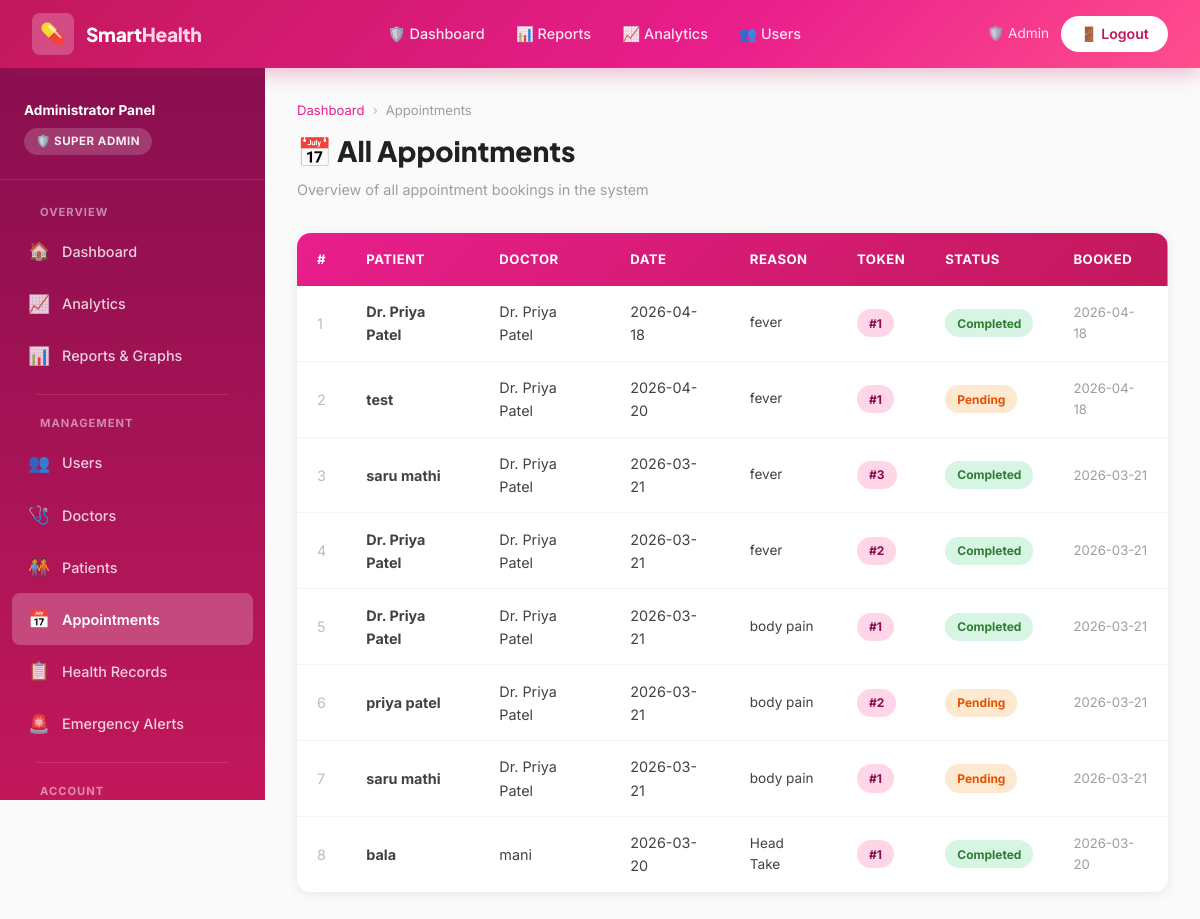
The app's page /admin/appointments (signed in) with its own data.
### tables this page shows
CREATE TABLE appointments (
            id INTEGER PRIMARY KEY AUTOINCREMENT,
            patient_id INTEGER NOT NULL,
            doctor_id INTEGER NOT NULL,
            date TEXT,
            reason TEXT,
            token_number INTEGER,
            status TEXT DEFAULT 'pending',
            created_at TEXT,
            FOREIGN KEY (patient_id) REFERENCES users(id),
            FOREIGN KEY (doctor_id) REFERENCES users(id)
        );

CREATE TABLE users (
            id INTEGER PRIMARY KEY AUTOINCREMENT,
            name TEXT NOT NULL,
            email TEXT UNIQUE NOT NULL,
            password TEXT NOT NULL,
            role TEXT NOT NULL DEFAULT 'patient',
            phone TEXT,
            age INTEGER,
            gender TEXT,
            specialization TEXT,
            status TEXT DEFAULT 'active',
            created_at TEXT
        );

### app.py (the view)
@app.route('/admin/appointments')
@admin_required
def admin_appointments():
    db = get_db()
    appointments = db.execute(
        'SELECT a.*, u.name as patient_name, d.name as doctor_name FROM appointments a JOIN users u ON a.patient_id=u.id JOIN users d ON a.doctor_id=d.id ORDER BY a.created_at DESC'
    ).fetchall()
    return render_template('admin/appointments.html', appointments=appointments)

### app.py (called while the page is built)
def admin_required(f):
    from functools import wraps
    @wraps(f)
    def decorated(*args, **kwargs):
        if 'user_id' not in session or session.get('role') != 'admin':
            flash('Admin access required.', 'danger')
            return redirect(url_for('login'))
        return f(*args, **kwargs)
    return decorated

### database.py (called while the page is built)
def get_db():
    from flask import current_app
    if 'db' not in g:
        g.db = sqlite3.connect(DATABASE)
        g.db.row_factory = sqlite3.Row
    return g.db

### templates/admin/appointments.html (shortened to what this page needs)
{% extends "admin/base_admin.html" %}
{% block content %}
<div class="page-header">
  <div class="breadcrumb"><a href="{{ url_for('admin_dashboard') }}">Dashboard</a><span>›</span>Appointments</div>
  <h1>📅 All Appointments</h1>
  <p>Overview of all appointment bookings in the system</p>
</div>
<div class="table-wrap">
  <table>
    <thead>
      <tr><th>#</th><th>Patient</th><th>Doctor</th><th>Date</th><th>Reason</th><th>Token</th><th>Status</th><th>Booked</th></tr>
    </thead>
    <tbody>
      {% for a in appointments %}
      <tr>
        <td style="color:var(--gray-400)">{{ loop.index }}</td>
        <td><strong>{{ a.patient_name }}</strong></td>
        <td>{{ a.doctor_name }}</td>
        <td>{{ a.date or '—' }}</td>
        <td style="font-size:.85rem;">{{ a.reason or '—' }}</td>
        <td><span class="badge badge-pink">#{{ a.token_number }}</span></td>
        <td>
          <span class="badge {% if a.status=='completed' %}badge-success{% elif a.status=='pending' %}badge-warning{% elif a.status=='cancelled' %}badge-danger{% else %}badge-info{% endif %}">
            {{ a.status }}
          </span>
        </td>
        <td style="font-size:.82rem;color:var(--gray-500)">{{ a.created_at[:10] if a.created_at else '-' }}</td>
      </tr>
      {% else %}
      <tr><td colspan="8" style="text-align:center;padding:2rem;color:var(--gray-400);">No appointments found.</td></tr>
      {% endfor %}
    </tbody>
  </table>
</div>
{% endblock %}

### static/css/style.css (style rules this page uses)
:root { --pink-50: #fff0f6; --pink-100: #ffd6e7; --pink-200: #ffa8c9; --pink-300: #ff79a8; --pink-400: #ff4d8d; --pink-500: #e91e8c; --pink-600: #c2185b; --pink-700: #880e4f; --pink-800: #560027; --white: #ffffff; --gray-50: #fafafa; --gray-100: #f5f5f5; --gray-200: #eeeeee; --gray-300: #e0e0e0; --gray-400: #bdbdbd; --gray-500: #9e9e9e; --gray-600: #757575; --gray-700: #616161; --gray-800: #424242; --gray-900: #212121; --success: #00c853; --warning: #ff6d00; --danger: #d50000; --info: #0091ea; --font-body: 'Inter', sans-serif; --font-heading: 'Plus Jakarta Sans', sans-serif; --shadow-sm: 0 1px 4px rgba(233,30,140,.10); --shadow-md: 0 4px 16px rgba(233,30,140,.15); --shadow-lg: 0 8px 32px rgba(233,30,140,.20); --shadow-card: 0 2px 12px rgba(0,0,0,.08); --radius-sm: 8px; --radius-md: 14px; --radius-lg: 20px; --radius-xl: 28px; --radius-full: 9999px; --trans: all .25s cubic-bezier(.4,0,.2,1); }
*, *::before, *::after { box-sizing: border-box; margin: 0; padding: 0; }
html { scroll-behavior: smooth; }
body { font-family: var(--font-body); color: var(--gray-900); background: var(--gray-50); font-size: 15px; line-height: 1.6; }
.page-header { margin-bottom: 2rem; }
.page-header h1 { font-family: var(--font-heading); font-size: 1.75rem; font-weight: 800; color: var(--gray-900); margin-bottom: .25rem; }
.page-header p { color: var(--gray-500); font-size: .9rem; }
.breadcrumb { display: flex; align-items: center; gap: .5rem; font-size: .82rem; color: var(--gray-500); margin-bottom: .5rem; }
.breadcrumb a { color: var(--pink-500); text-decoration: none; }
.breadcrumb span { color: var(--gray-400); }
.table-wrap { overflow-x: auto; border-radius: var(--radius-md); box-shadow: var(--shadow-card); }
table { width: 100%; border-collapse: collapse; background: var(--white); }
thead { background: linear-gradient(135deg, var(--pink-500), var(--pink-600)); }
thead th { color: #fff; font-size: .82rem; font-weight: 700; text-transform: uppercase; letter-spacing: .5px; padding: 1rem 1.25rem; text-align: left; white-space: nowrap; }
tbody tr { border-bottom: 1px solid var(--gray-100); transition: var(--trans); }
tbody tr:last-child { border-bottom: none; }
tbody td { padding: .9rem 1.25rem; font-size: .9rem; color: var(--gray-800); }
.badge { display: inline-flex; align-items: center; padding: .28rem .75rem; border-radius: var(--radius-full); font-size: .75rem; font-weight: 700; text-transform: capitalize; }
.badge-success { background: #d7f5e3; color: #2e7d32; }
.badge-warning { background: #fde8d0; color: #e65100; }
.badge-pink { background: var(--pink-100); color: var(--pink-700); }

### records on screen
appointments: patient_name "Dr. Priya Patel", doctor_name "Dr. Priya Patel", date "2026-04-18", reason "fever", token_number "1", status "Completed", created_at "2026-04-18"
appointments: patient_name "test", doctor_name "Dr. Priya Patel", date "2026-04-20", reason "fever", token_number "1", status "Pending", created_at "2026-04-18"
appointments: patient_name "saru mathi", doctor_name "Dr. Priya Patel", date "2026-03-21", reason "fever", token_number "3", status "Completed", created_at "2026-03-21"
appointments: patient_name "Dr. Priya Patel", doctor_name "Dr. Priya Patel", date "2026-03-21", reason "fever", token_number "2", status "Completed", created_at "2026-03-21"
appointments: patient_name "Dr. Priya Patel", doctor_name "Dr. Priya Patel", date "2026-03-21", reason "body pain", token_number "1", status "Completed", created_at "2026-03-21"
appointments: patient_name "priya patel", doctor_name "Dr. Priya Patel", date "2026-03-21", reason "body pain", token_number "2", status "Pending", created_at "2026-03-21"
appointments: patient_name "saru mathi", doctor_name "Dr. Priya Patel", date "2026-03-21", reason "body pain", token_number "1", status "Pending", created_at "2026-03-21"
appointments: patient_name "bala", doctor_name "mani", date "2026-03-20", reason "Head Take", token_number "1", status "Completed", created_at "2026-03-20"

### other values on screen
{{ session.name }} "Admin"
